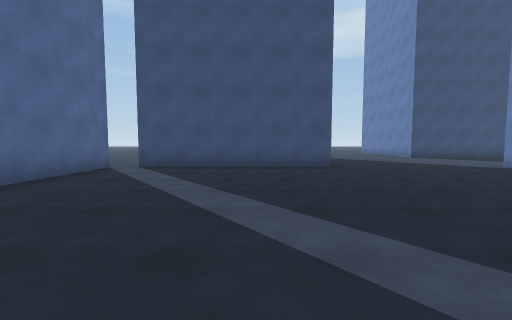
view 1 (above)

24 first-person views from a walk through a Unity game level. The camera is 1.3 m above the floor, tilts 4° down and sees 90° across. The floor is counted in squares, 2 m on a side. Each view is taken from the middle of a square. On the plan, view 1 faces up. The plan holds only what a view shows up to about 9 squares ahead; the rest is blank. The place goes on beyond the plan.

view 2
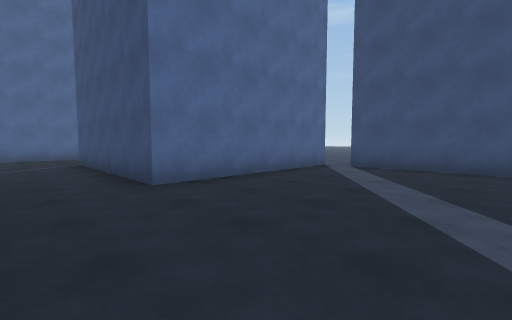

view 3
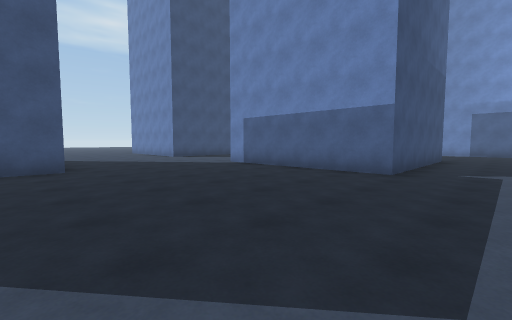

view 4
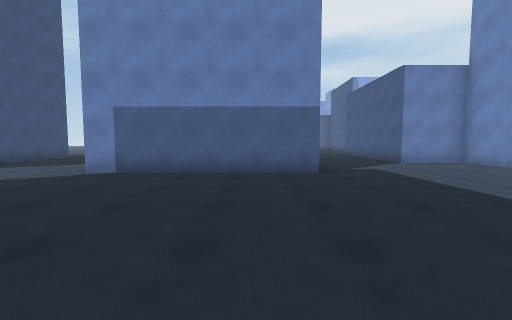

view 5
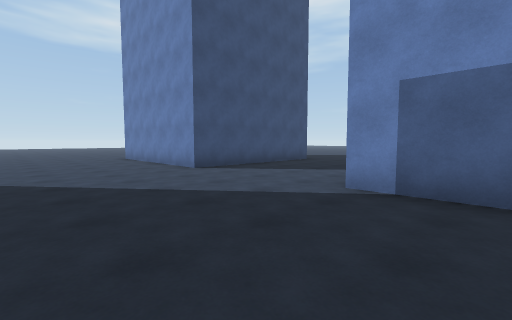

view 6
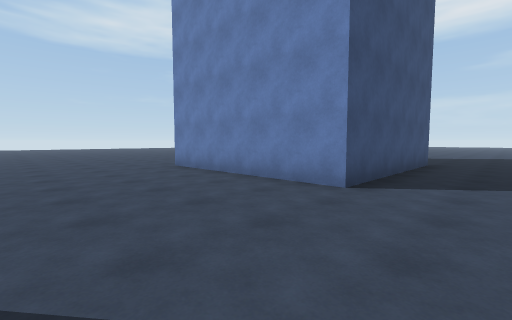

view 7
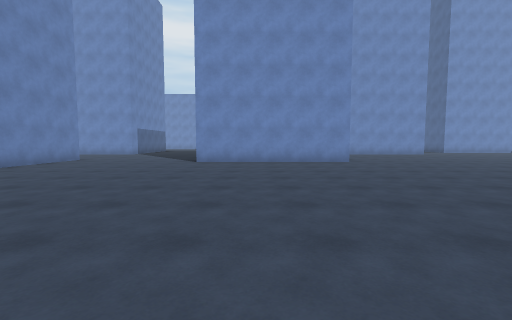

view 8
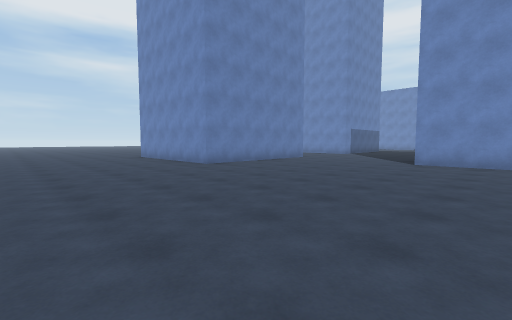

view 9
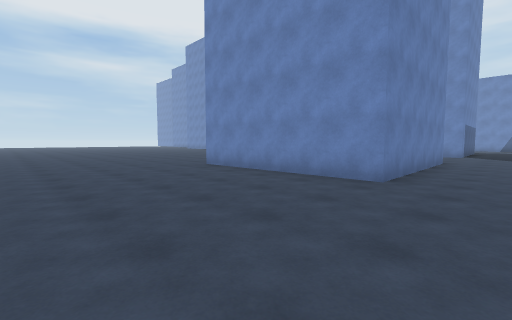

view 10
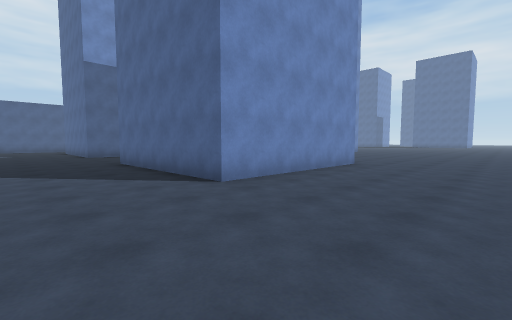

view 11
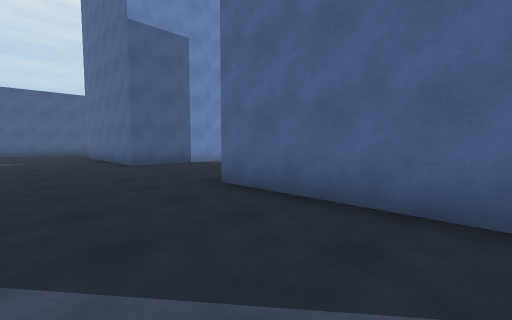

view 12
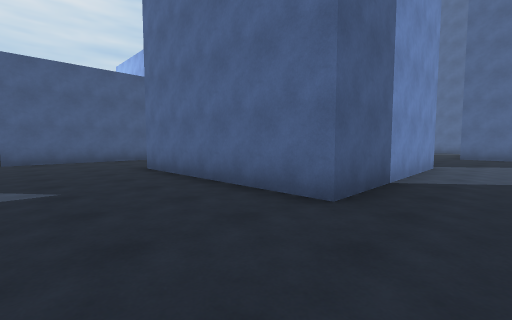

view 13
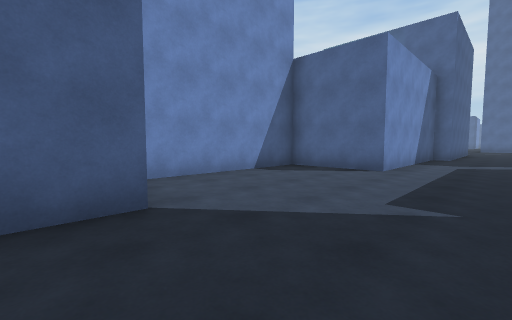

view 14
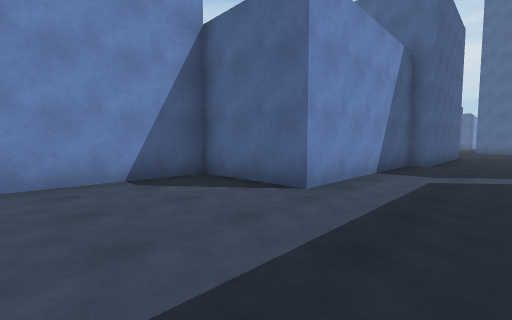

view 15
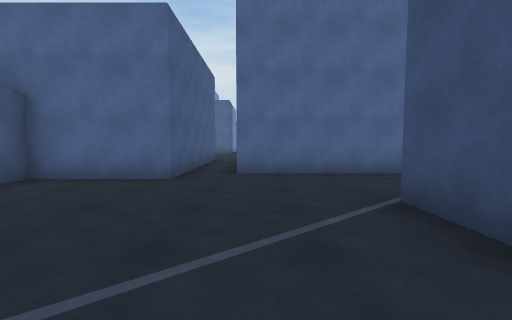

view 16
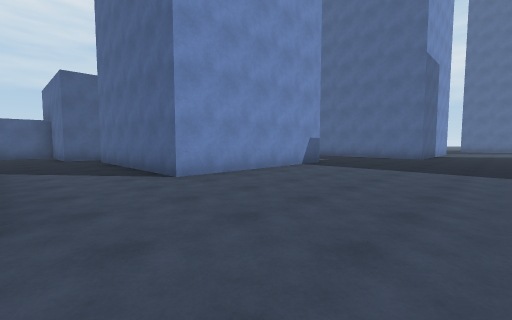

view 17
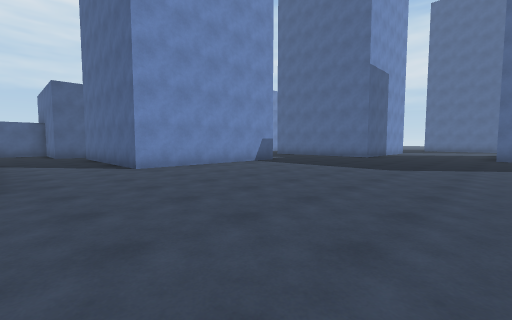

view 18
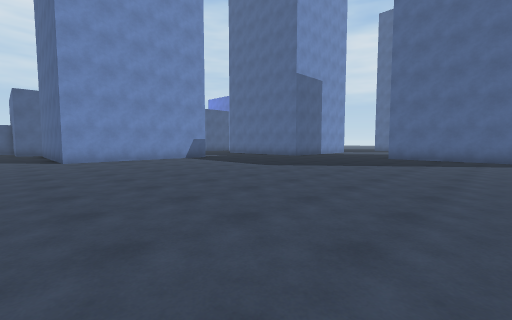

view 19
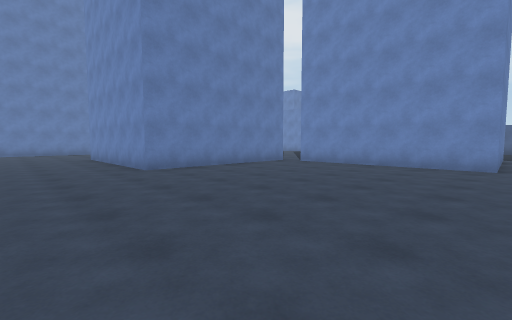

view 20
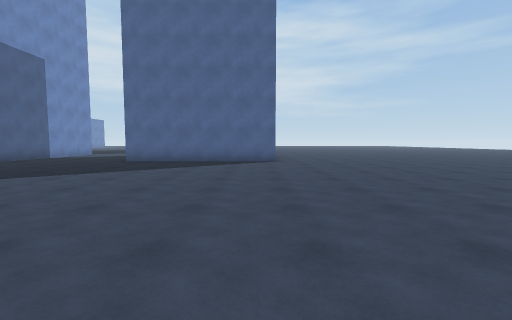

view 21
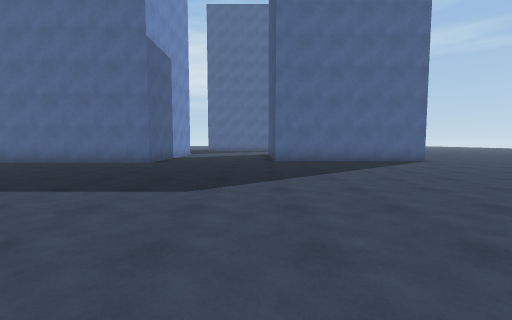

view 22
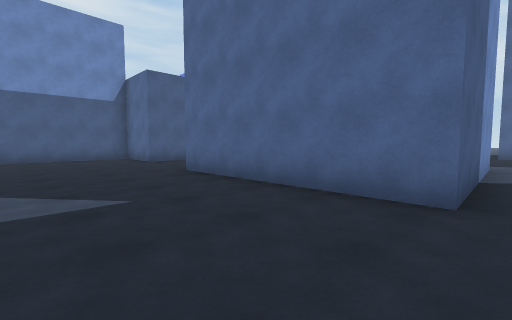

view 23
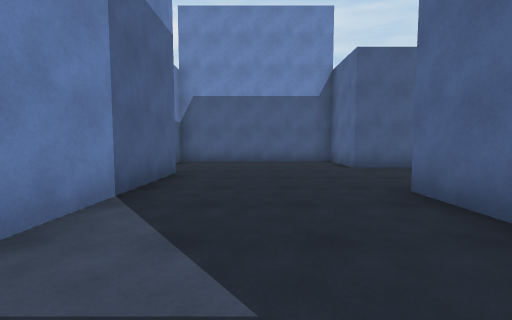

view 24
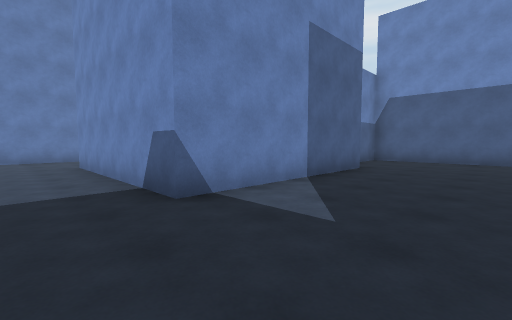

### Floor plan
Points are (right, up) in squares from view 1. A wall is a line through its corners. A room is listed if a view was taken in it or the views show most of it. See-through windows are left out.
Room 1 (views 1, 2, 3, 4, 5, 6, 7, 8, 9, 10, 11, 12, 13, 14, 15, 16, 17, 18, 19, 20, 21, 22, 23, 24)
walls: (-3.1, 7.1) (-3.1, 11.6) (2, 11.6); (1.9, 8) (1.9, 7.2); (2, 6.7) (-3.1, 6.7); (-8.8, 2) (-8.8, 6.7) (-3.8, 6.7) (-3.8, 1.6) (-8.9, 1.6); (-4.2, -0.5) (-1, -0.5); (6.5, 10.6) (6.5, 15.6) (11.4, 15.6) (11.4, 10.6) (6.5, 10.6); (6.5, 6.7) (11.4, 6.7) (11.4, 1.6) (6.5, 1.6) (6.5, 6.7); (-1, -1) (4, -1) (4, -3.5) (9, -3.5) (9, -1.5) (14, -1.5); (-15, -1.5) (-10.5, -1.5) (-10.5, -4) (-9.9, -4); (-16.3, -0.5) (-16.3, 4.6) (-11.3, 4.6) (-11.3, -0.5); (-20.5, 15.8) (-20.5, 10.6); (-21.5, 6.7) (-20.1, 6.7) (-20.1, 1.6); (-21.5, -1.5) (-20.5, -1.5) (-20.5, -3.5) (-15.5, -3.5) (-15.5, -2.2)

Positions as (right, up) in squares from view 1, and headings:
1: (0, 0), facing up
2: (0, 0), facing up-left
3: (1, 0), facing up-right
4: (1, 3), facing right
5: (3, 5), facing up-right
6: (3, 9), facing up-right
7: (0, 20), facing down
8: (0, 20), facing down-right
9: (5, 20), facing down-right
10: (14, 19), facing down-left
11: (14, 14), facing down-left
12: (14, 8), facing down-left
13: (10, 1), facing down-left
14: (7, 1), facing down-left
15: (-6, 0), facing left
16: (-9, 9), facing down-left
17: (-9, 11), facing down-left
18: (-10, 14), facing down-left
19: (-9, 14), facing down-right
20: (-12, 15), facing left
21: (-12, 10), facing left
22: (-17, 7), facing down-left
23: (-18, 5), facing down
24: (-19, 6), facing down-right
